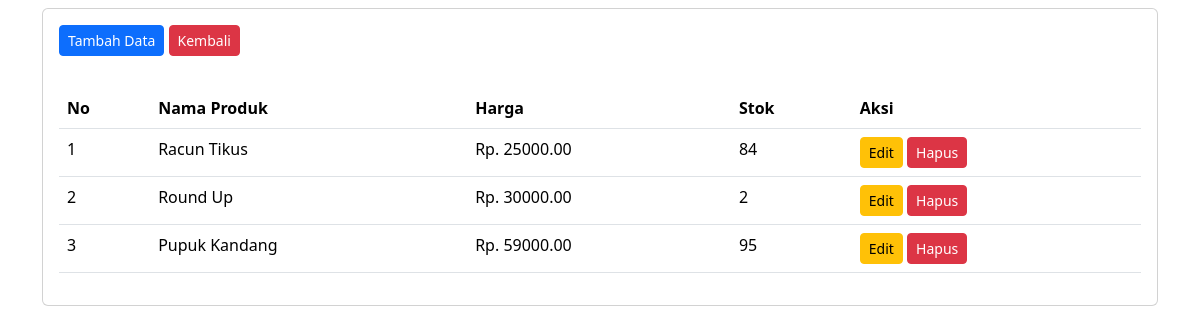
The page /ukk/barang/index.php (signed in) on the database its author committed.
### tables this page shows
CREATE TABLE `produk` (
  `ProdukID` int(11) NOT NULL,
  `NamaProduk` varchar(255) NOT NULL,
  `Harga` decimal(10,2) NOT NULL,
  `Stok` int(11) NOT NULL
);

### ukk/barang/index.php (the view, shortened to what this page needs)
<!DOCTYPE html>
<html lang="en">
<head>
    <link href="https://cdn.jsdelivr.net/npm/bootstrap@5.3.2/dist/css/bootstrap.min.css" rel="stylesheet"
>
</head>
<body>
    <div class="container">
        <div class="content">
            <div class="card mt-2">
                <div class="card-body">
                    <button type="button" class="btn btn-primary btn-sm" data-bs-toggle="modal"
                        data-bs-target="#tambah-data">
                        Tambah Data
                    </button>
                    <a href="../dashboard.php"><button type="button" class="btn btn-danger btn-sm">
                            Kembali
                        </button></a>
                </div>
                <div class="card-body">
                    <table class="table">
                        <thead>
                            <tr>
                                <th>No</th>
                                <th>Nama Produk</th>
                                <th>Harga</th>
                                <th>Stok</th>
                                <th>Aksi</th>
                            </tr>
                        </thead>
                        <tbody>
                            <?php
                            include '../koneksi.php';
                            $no = 1;
                            $data = mysqli_query($koneksi, "select * from produk");
                            while ($d = mysqli_fetch_array($data)) {
                                ?>
                                <tr>
                                    <td>
                                        <?php echo $no++; ?>
                                    </td>
                                    <td>
                                        <?php echo $d['NamaProduk']; ?>
                                    </td>
                                    <td>Rp.
                                        <?php echo $d['Harga']; ?>
                                    </td>
                                    <td>
                                        <?php echo $d['Stok']; ?>
                                    </td>
                                    <td>
                                        <button type="button" class="btn btn-warning btn-sm" data-bs-toggle="modal"
                                            data-bs-target="#edit-data<?php echo $d['ProdukID']; ?>">
                                            Edit
                                        </button>
                                        <button type="button" class="btn btn-danger btn-sm" data-bs-toggle="modal"
                                            data-bs-target="#hapus-data<?php echo $d['ProdukID']; ?>">
                                            Hapus
                                        </button>
                                    </td>
                                </tr>
                            <?php } ?>
                        </tbody>
                    </table>
                </div>
            </div>
        </div>
    </div>
</body>
</html>

### rows shown on the page
produk: NamaProduk "Racun Tikus", Harga "25000.00", Stok "84"
produk: NamaProduk "Round Up", Harga "30000.00", Stok "2"
produk: NamaProduk "Pupuk Kandang", Harga "59000.00", Stok "95"
